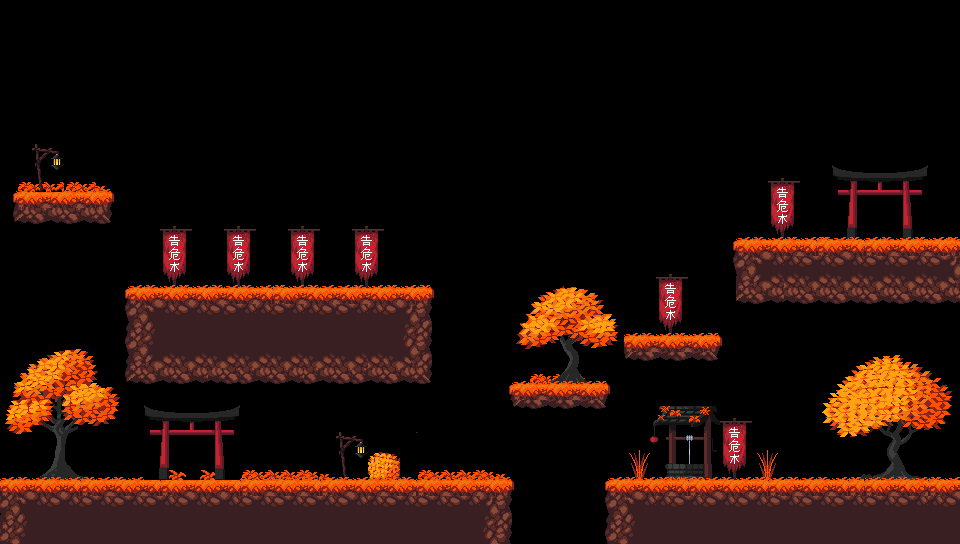

Below is a game level as drawn by its tile map, then a one-line description and the .tmx that defines it (tile-layer data replaced by summaries):
An orthogonal 60x34 tile map with 16x16 px tiles, 5 tile layers (Background, Parede, Arvores, Background2, ...), 5 tilesets.

<map version="1.10" tiledversion="1.11.2" orientation="orthogonal" renderorder="right-down" width="60" height="34" tilewidth="16" tileheight="16" infinite="0" nextlayerid="6" nextobjectid="1">
 <tileset firstgid="1" name="Tileset" tilewidth="16" tileheight="16" tilecount="260" columns="26">
  <image source="../Tilesets/Autumn Forest 2D Pixel Art/Tileset/Tileset.png" width="416" height="160" />
 </tileset>
 <tileset firstgid="261" name="Props" tilewidth="16" tileheight="16" tilecount="32" columns="16">
  <image source="../Tilesets/Autumn Forest 2D Pixel Art/Props/Props.png" width="256" height="32" />
 </tileset>
 <tileset firstgid="293" name="Trees" tilewidth="16" tileheight="16" tilecount="250" columns="25">
  <image source="../Tilesets/Autumn Forest 2D Pixel Art/Trees/Trees.png" width="400" height="160" />
 </tileset>
 <tileset firstgid="543" name="Flag" tilewidth="16" tileheight="16" tilecount="40" columns="10">
  <image source="../Tilesets/Autumn Forest 2D Pixel Art/Props/Flag.png" width="174" height="64" />
 </tileset>
 <tileset firstgid="583" name="Objects" tilewidth="16" tileheight="16" tilecount="84" columns="14">
  <image source="../Tilesets/Autumn Forest 2D Pixel Art/Props/Objects.png" width="224" height="96" />
 </tileset>
 <layer id="1" name="Background" width="60" height="34">
  <data>[2040 cells, 505 non-empty, 145 distinct tile ids]</data>
 </layer>
 <layer id="5" name="Parede" width="60" height="34">
  <data>[2040 cells, 0 non-empty, 0 distinct tile ids]</data>
 </layer>
 <layer id="4" name="Arvores" width="60" height="34">
  <data>[2040 cells, 251 non-empty, 223 distinct tile ids]</data>
 </layer>
 <layer id="2" name="Background2" width="60" height="34">
  <data>[2040 cells, 137 non-empty, 46 distinct tile ids]</data>
 </layer>
 <layer id="3" name="Platforms" width="60" height="34">
  <data>[2040 cells, 105 non-empty, 6 distinct tile ids]</data>
 </layer>
</map>
